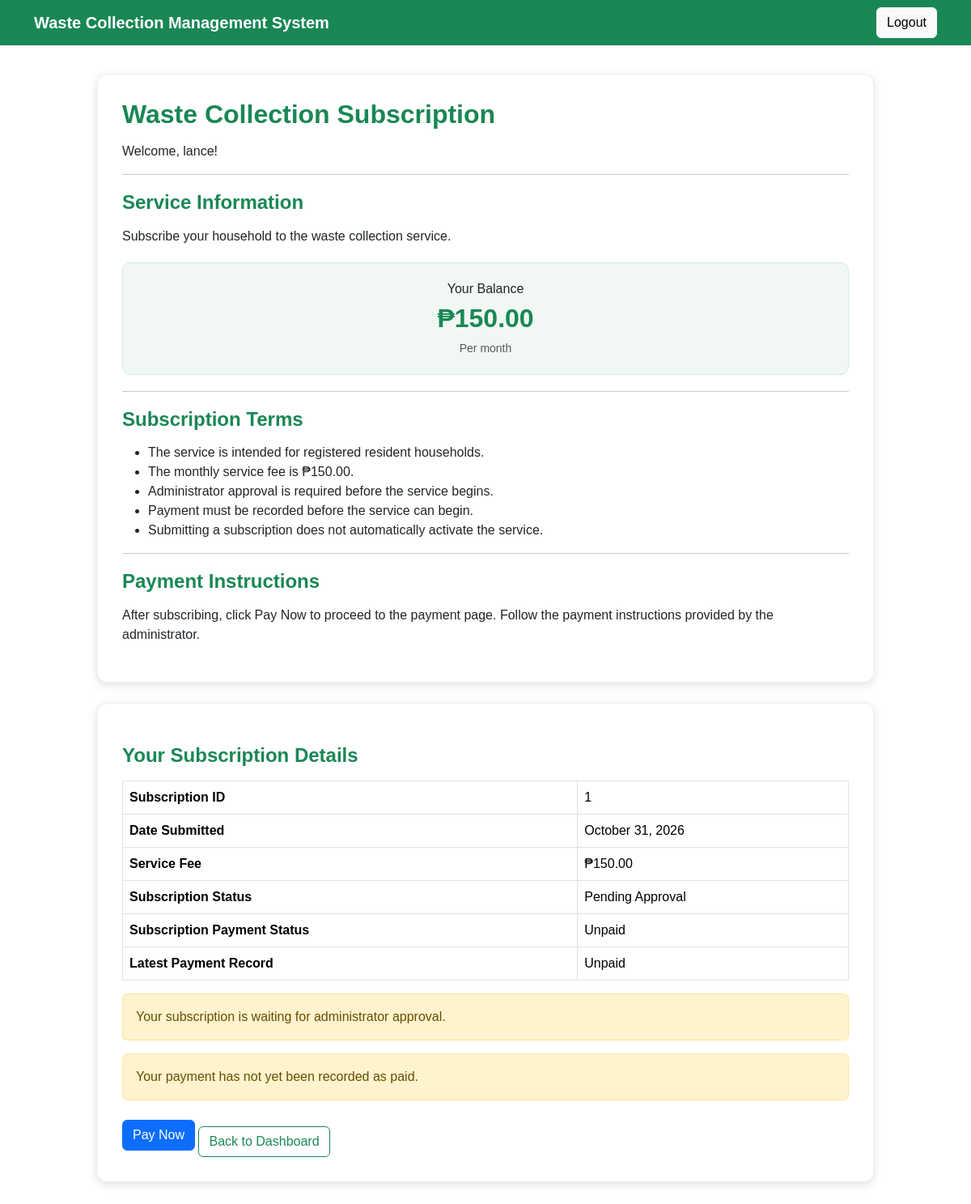
Page /system-main/wastesystem/residents/subscription.php (signed in) on the committed database.
### tables this page shows
CREATE TABLE `users` (
  `id` int(11) NOT NULL,
  `fullname` varchar(255) NOT NULL,
  `users` varchar(255) NOT NULL,
  `password` varchar(255) NOT NULL,
  `role` varchar(11) NOT NULL
);

CREATE TABLE `subscriptions` (
  `id` int(11) NOT NULL,
  `user_id` int(11) NOT NULL,
  `service_fee` decimal(10,2) NOT NULL DEFAULT 150.00,
  `subscription_status` varchar(50) NOT NULL DEFAULT 'Pending Approval',
  `payment_status` varchar(50) NOT NULL DEFAULT 'Unpaid',
  `created_at` timestamp NOT NULL DEFAULT current_timestamp()
);

### system-main/wastesystem/residents/subscription.php (the view, shortened to what this page needs)
<?php
include "../config/database.php";
$user_id = (int) $_SESSION["user_id"];
$service_fee = 150.00;
$user_sql = mysqli_prepare(
    $conn,
    "SELECT id, fullname
     FROM users
     WHERE id = ? AND role = 'residents'
     LIMIT 1"
);
mysqli_stmt_bind_param($user_sql, "i", $user_id);
mysqli_stmt_execute($user_sql);
$user_result = mysqli_stmt_get_result($user_sql);
$user = mysqli_fetch_assoc($user_result);
$subscription_sql = mysqli_prepare(
    $conn,
    "SELECT id, service_fee, subscription_status,
            payment_status, created_at
     FROM subscriptions
     WHERE user_id = ?
     LIMIT 1"
);
mysqli_stmt_bind_param($subscription_sql, "i", $user_id);
mysqli_stmt_execute($subscription_sql);
$subscription_result = mysqli_stmt_get_result($subscription_sql);
$subscription = mysqli_fetch_assoc($subscription_result);
$payment_status = "Unpaid";
?>
<!DOCTYPE html>
<html lang="en">
<head>
    <link
        rel="stylesheet"
        href="../assets/vendor/bootstrap/css/bootstrap.min.css"
    >
</head>
<body>
<nav class="navbar navbar-dark">
    <div class="container">
        <span class="navbar-brand">
            Waste Collection Management System
        </span>
        <a href="../logout.php" class="btn btn-light">
            Logout
        </a>
    </div>
</nav>
<div class="subscription-container">
    <div class="subscription-card">
        <h2>Waste Collection Subscription</h2>
        <p>
            Welcome,
            <?php echo htmlspecialchars($user["fullname"]); ?>!
        </p>
        <hr>
        <h4>Service Information</h4>
        <p>
            Subscribe your household to the waste collection service.
        </p>
        <div class="service-fee">
            <p class="mb-1">Your Balance</p>
            <h2>
                ₱<?php
                echo number_format(
                    $subscription
                        ? (float) $subscription["service_fee"]
                        : $service_fee,
                    2
                );
                ?>
            </h2>
            <small class="text-muted">Per month</small>
        </div>
        <hr>
        <h4>Subscription Terms</h4>
        <ul>
            <li>The service is intended for registered resident households.</li>
            <li>The monthly service fee is ₱150.00.</li>
            <li>Administrator approval is required before the service begins.</li>
            <li>Payment must be recorded before the service can begin.</li>
            <li>Submitting a subscription does not automatically activate the service.</li>
        </ul>
        <hr>
        <h4>Payment Instructions</h4>
        <p>
            After subscribing, click Pay Now to proceed to the payment page.
            Follow the payment instructions provided by the administrator.
        </p>
    </div>
    <div class="subscription-card">
        <?php if (!$subscription) { ?>
            <h4>Subscribe Now</h4>
            <p>
                Submit your subscription request for administrator approval.
            </p>
            <form method="POST" action="subscription.php">
                <input
                    type="hidden"
                    name="csrf_token"
                    value="<?php echo htmlspecialchars($_SESSION["csrf_token"]); ?>"
                >
                <button
                    type="submit"
                    name="subscribe"
                    class="btn btn-subscribe"
                >
                    Subscribe
                </button>
            </form>
        <?php } else { ?>
            <h4>Your Subscription Details</h4>
            <table class="table table-bordered mt-3">
                <tr>
                    <th>Subscription ID</th>
                    <td><?php echo (int) $subscription["id"]; ?></td>
                </tr>
                <tr>
                    <th>Date Submitted</th>
                    <td>
                        <?php
                        echo htmlspecialchars(
                            date("F d, Y", strtotime($subscription["created_at"]))
                        );
                        ?>
                    </td>
                </tr>
                <tr>
                    <th>Service Fee</th>
                    <td>
                        ₱<?php echo number_format((float) $subscription["service_fee"], 2); ?>
                    </td>
                </tr>
                <tr>
                    <th>Subscription Status</th>
                    <td>
                        <?php echo htmlspecialchars($subscription["subscription_status"]); ?>
                    </td>
                </tr>
                <tr>
                    <th>Subscription Payment Status</th>
                    <td>
                        <?php echo htmlspecialchars($subscription["payment_status"]); ?>
                    </td>
                </tr>
                <tr>
                    <th>Latest Payment Record</th>
                    <td>
                        <?php echo htmlspecialchars($payment_status); ?>
                    </td>
                </tr>
            </table>
            <?php if ($subscription["subscription_status"] === "Pending Approval") { ?>
                <div class="alert alert-warning">
                    Your subscription is waiting for administrator approval.
                </div>
            <?php } elseif ($subscription["subscription_status"] === "Active") { ?>
                <div class="alert alert-success">
                    Your subscription is active.
                </div>
            <?php } ?>
            <?php if ($payment_status === "Paid") { ?>
                <div class="alert alert-success">
                    Payment Recorded
                </div>
            <?php } else { ?>
                <div class="alert alert-warning">
                    Your payment has not yet been recorded as paid.
                </div>
            <?php } ?>
            <?php if ($payment_status !== "Paid") { ?>
                <a
                    href="payment.php?subscription_id=<?php echo (int) $subscription["id"]; ?>"
                    class="btn btn-primary"
                >
                    Pay Now
                </a>
            <?php } ?>
        <?php } ?>
        <a href="dashboard.php" class="btn btn-dashboard mt-3">
            Back to Dashboard
        </a>
    </div>
</div>
</body>
</html>

### system-main/wastesystem/residents/subscription.php (style rules this page uses)
body { margin: 0; min-height: 100vh; font-family: Arial, sans-serif; background: white; }
.navbar { background: #198754; }
.navbar-brand { font-weight: bold; white-space: normal; }
.subscription-container { max-width: 1000px; margin: 35px auto; padding: 0 20px; }
.subscription-card { background: white; padding: 30px; border-radius: 12px; box-shadow: 0 3px 12px rgba(0, 0, 0, 0.12); border: 1px solid #eeeeee; margin-bottom: 25px; }
.subscription-card h2, .subscription-card h4 { color: #198754; font-weight: bold; }
.subscription-card h2 { margin-bottom: 15px; }
.subscription-card h4 { margin-top: 20px; margin-bottom: 15px; }
.service-fee { background: #f1f8f4; border: 1px solid #d5eadd; padding: 20px; border-radius: 10px; text-align: center; margin: 20px 0; }
.service-fee h2 { font-size: 32px; margin: 5px 0; }
.btn-dashboard { color: #198754; border: 1px solid #198754; }

### rows in the picture
users: fullname "lance"
subscriptions: service_fee "150.00", id "1", created_at "October 31, 2026", subscription_status "Pending Approval", payment_status "Unpaid"

### other values in the picture
$payment_status "Unpaid"
